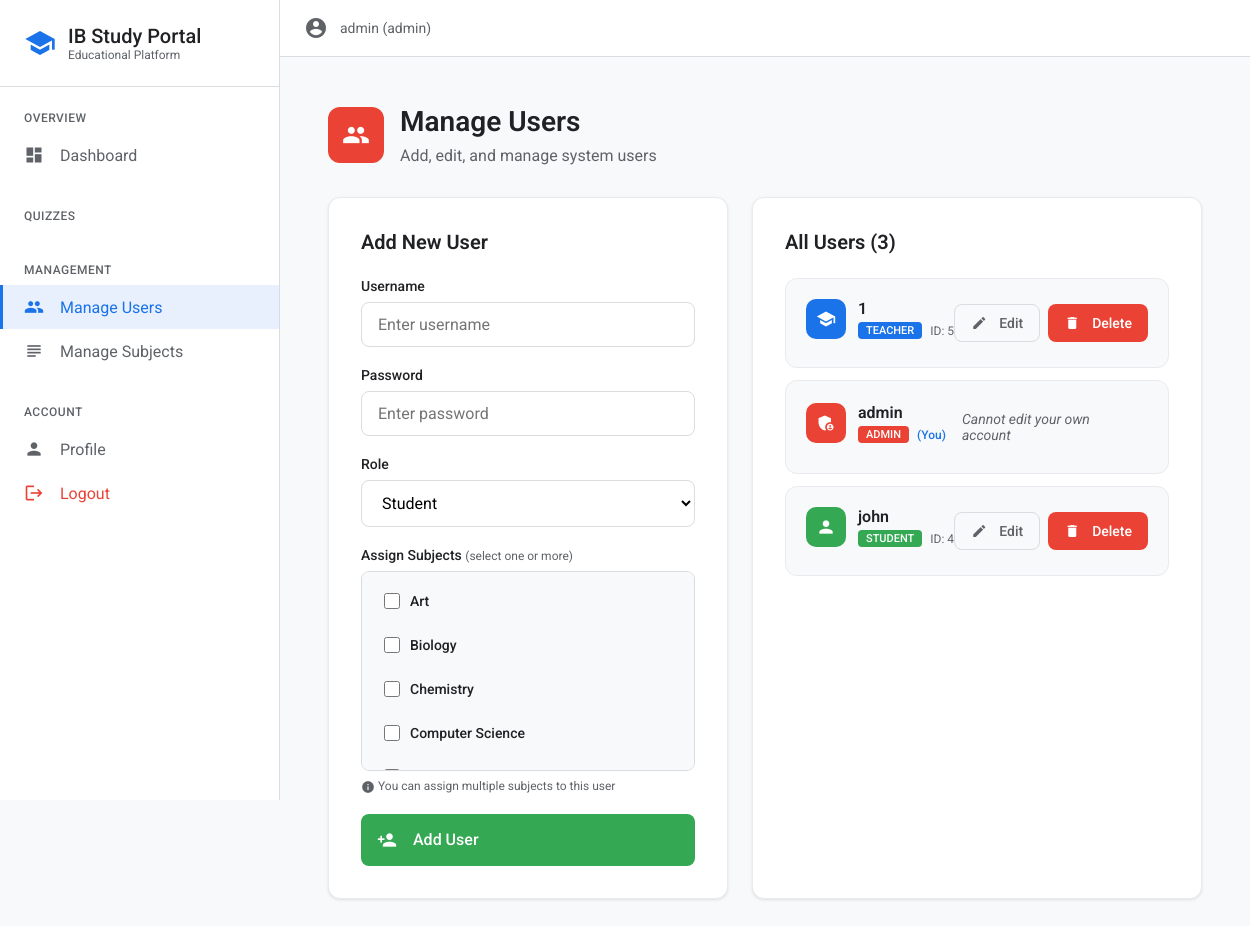
Page /admin (signed in) on the earlier database version.
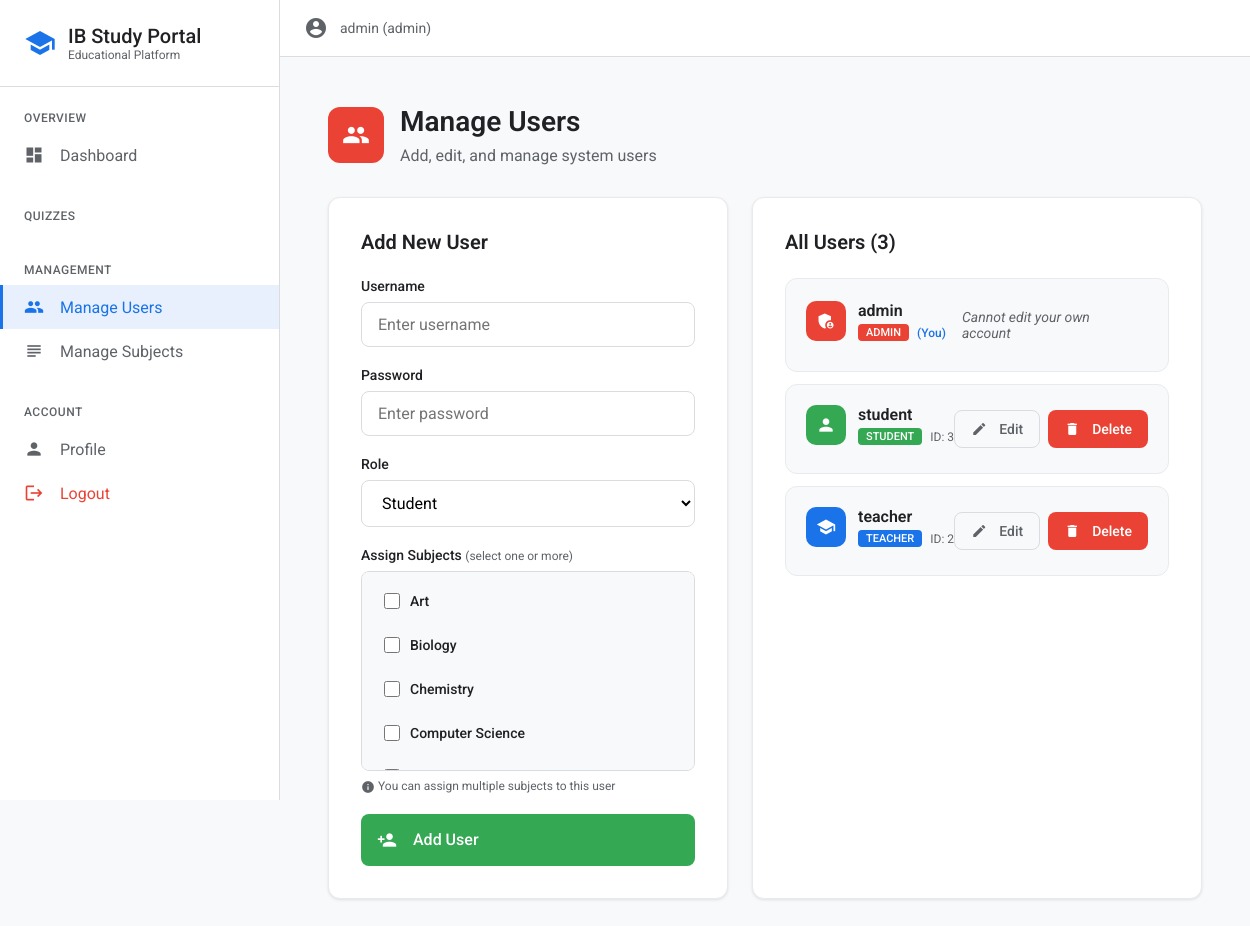
Same page on the later database version.
### tables this page shows
CREATE TABLE subjects (id INTEGER PRIMARY KEY AUTOINCREMENT,name TEXT UNIQUE NOT NULL);

CREATE TABLE users (id INTEGER PRIMARY KEY AUTOINCREMENT,username TEXT UNIQUE NOT NULL,password_hash TEXT NOT NULL,role TEXT NOT NULL DEFAULT 'student');

### auth.py (the view)
	def wrapper(*args,**kwargs):
		if 'user_id' not in session:
			flash('Login required','error')
			return redirect(url_for('login'))
		if session.get('role')!='admin':
			flash('Only admin can access this','error')
			return redirect(url_for('login'))
		return f(*args,**kwargs)

### app.py (called while the page is built, shortened)
@app.route('/admin',methods=['GET','POST'])
@admin_required
def admin():
	users,subjects=get_all_users(),get_subjects()
	return render_template('admin.html',users=users,all_subjects=subjects)

### auth.py (called while the page is built)
def admin_required(f):
	def wrapper(*args,**kwargs):
		if 'user_id' not in session:
			flash('Login required','error')
			return redirect(url_for('login'))
		if session.get('role')!='admin':
			flash('Only admin can access this','error')
			return redirect(url_for('login'))
		return f(*args,**kwargs)
	wrapper.__name__=f.__name__
	return wrapper

### db.py (called while the page is built)
def get_db_connection():return sqlite3.connect(DATABASE)

def get_all_users():
	conn=get_db_connection()
	cursor=conn.cursor()
	cursor.execute('SELECT id, username, role FROM users ORDER BY username')
	users=[{'id':row[0],'username':row[1],'role':row[2]} for row in cursor.fetchall()]
	conn.close()
	return users

def get_subjects():
	conn=get_db_connection()
	cursor=conn.cursor()
	cursor.execute('SELECT * FROM subjects ORDER BY name')
	subjects=[{'id':row[0],'name':row[1]} for row in cursor.fetchall()]
	conn.close()
	return subjects

### templates/admin.html (shortened to what this page needs)
{% extends "base.html" %}
{% block content %}
<div style="max-width: 1400px; margin: 0 auto; padding: 24px;">
    <div style="display: flex; align-items: center; gap: 16px; margin-bottom: 32px;">
        <div style="width: 56px; height: 56px; background: #ea4335; border-radius: 12px; display: flex; align-items: center; justify-content: center;">
            <span class="material-icons" style="font-size: 28px; color: white;">people</span>
        </div>
        <div>
            <h1 style="margin: 0 0 8px 0; font-size: 28px; font-weight: 600; color: #202124;">Manage Users</h1>
            <p style="margin: 0; color: #5f6368; font-size: 16px;">Add, edit, and manage system users</p>
        </div>
    </div>
    <div style="display: grid; grid-template-columns: 400px 1fr; gap: 24px;">
        <div style="background: white; padding: 32px; border-radius: 12px; border: 1px solid #e8eaed; box-shadow: 0 1px 3px rgba(0,0,0,0.1); height: fit-content;">
            <h2 style="margin: 0 0 24px 0; font-size: 20px; font-weight: 600; color: #202124;">Add New User</h2>
            <form method="POST" action="{{ url_for('admin') }}" style="display: flex; flex-direction: column; gap: 20px;">
                <div>
                    <label style="display: block; font-weight: 500; margin-bottom: 8px; color: #202124; font-size: 14px;">Username</label>
                    <input type="text" name="username" required placeholder="Enter username" class="google-input">
                </div>
                <div>
                    <label style="display: block; font-weight: 500; margin-bottom: 8px; color: #202124; font-size: 14px;">Password</label>
                    <input type="password" name="password" required placeholder="Enter password" class="google-input">
                </div>
                <div>
                    <label style="display: block; font-weight: 500; margin-bottom: 8px; color: #202124; font-size: 14px;">Role</label>
                    <select name="role" id="roleSelect" class="google-input">
                        <option value="student">Student</option>
                    </select>
                </div>
                <div id="subjectsSection" style="display: block;">
                    <label style="display: block; font-weight: 500; margin-bottom: 8px; color: #202124; font-size: 14px;">
                        Assign Subjects
                        <span style="color: #5f6368; font-weight: 400; font-size: 12px;">(select one or more)</span>
                    </label>
                    <div style="max-height: 200px; overflow-y: auto; border: 1px solid #dadce0; border-radius: 8px; padding: 12px; background: #f8f9fa;">
                        {% if all_subjects %}
                            {% for subject in all_subjects %}
                                <label style="display: flex; align-items: center; margin-bottom: 10px; cursor: pointer; padding: 6px; border-radius: 6px; transition: background 0.2s;" onmouseover="this.style.background='#e8f0fe'" onmouseout="this.style.background='transparent'">
                                    <input type="checkbox" name="subject_ids" value="{{ subject.id }}" style="margin-right: 10px; width: 16px; height: 16px; cursor: pointer;">
                                    <span style="color: #202124; font-size: 14px; font-weight: 500;">{{ subject.name }}</span>
                                </label>
                            {% endfor %}
                        {% else %}
                            <p style="color: #5f6368; font-size: 13px; margin: 8px 0; font-style: italic;">No subjects available. Create subjects first in Manage Subjects.</p>
                        {% endif %}
                    </div>
                    <p style="margin: 8px 0 0 0; color: #5f6368; font-size: 12px;">
                        <span class="material-icons" style="font-size: 14px; vertical-align: middle;">info</span>
                        You can assign multiple subjects to this user
                    </p>
                </div>
                <button type="submit" class="google-button" style="width: 100%; padding: 16px; font-size: 16px; background: #34a853;">
                    <span class="material-icons" style="font-size: 20px; margin-right: 8px;">person_add</span>
                    Add User
                </button>
            </form>
        </div>
        <div style="background: white; padding: 32px; border-radius: 12px; border: 1px solid #e8eaed; box-shadow: 0 1px 3px rgba(0,0,0,0.1);">
            <h2 style="margin: 0 0 24px 0; font-size: 20px; font-weight: 600; color: #202124;">All Users ({{ users|length }})</h2>
            <div style="display: flex; flex-direction: column; gap: 12px; max-height: 600px; overflow-y: auto;">
                {% for user in users %}
                    <div style="background: #f8f9fa; border: 1px solid #e8eaed; border-radius: 12px; padding: 20px; display: flex; justify-content: space-between; align-items: center; transition: all 0.2s ease;" onmouseover="this.style.background='#e8f0fe'" onmouseout="this.style.background='#f8f9fa'">
                        <div style="flex: 1;">
                            <div style="display: flex; align-items: center; gap: 12px; margin-bottom: 8px;">
                                <div style="width: 40px; height: 40px; background: {% if user.role == 'admin' %}#ea4335{% elif user.role == 'teacher' %}#1a73e8{% else %}#34a853{% endif %}; border-radius: 10px; display: flex; align-items: center; justify-content: center;">
                                    <span class="material-icons" style="font-size: 20px; color: white;">
                                    </span>
                                </div>
                                <div>
                                    <span style="color: #202124; font-weight: 600; font-size: 16px;">{{ user.username }}</span>
                                    <div style="display: flex; align-items: center; gap: 8px; margin-top: 4px;">
                                        <span style="background: {% if user.role == 'admin' %}#ea4335{% elif user.role == 'teacher' %}#1a73e8{% else %}#34a853{% endif %}; color: white; padding: 2px 8px; border-radius: 4px; font-size: 11px; font-weight: 500; text-transform: uppercase;">
                                            {{ user.role }}
                                        </span>
                                        {% if user.id != session.user_id %}
                                        <span style="color: #5f6368; font-size: 12px;">ID: {{ user.id }}</span>
                                        {% else %}
                                        <span style="color: #1a73e8; font-size: 12px; font-weight: 500;">(You)</span>
                                        {% endif %}
                                    </div>
                                </div>
                            </div>
                        </div>
                        <div style="display: flex; gap: 8px;">
                            {% if user.id != session.user_id %}
                                <a href="{{ url_for('edit_user', user_id=user.id) }}"
                                   class="google-button secondary" style="padding: 10px 16px; font-size: 14px; text-decoration: none;">
                                    <span class="material-icons" style="font-size: 16px; margin-right: 4px;">edit</span>
                                    Edit
                                </a>
                                <a href="{{ url_for('delete_user_route', user_id=user.id) }}"
                                   class="google-button" style="background: #ea4335; padding: 10px 16px; font-size: 14px; text-decoration: none;"
                                   onclick="return confirm('Are you sure you want to delete user {{ user.username }}? This action cannot be undone.')">
                                    <span class="material-icons" style="font-size: 16px; margin-right: 4px;">delete</span>
                                    Delete
                                </a>
                            {% else %}
                                <span style="color: #5f6368; font-size: 14px; padding: 10px 16px; font-style: italic;">Cannot edit your own account</span>
                            {% endif %}
                        </div>
                    </div>
                {% endfor %}
            </div>
        </div>
    </div>
</div>
{% endblock %}

### templates/base.html (shortened to what this page needs)
<!DOCTYPE html>
<html lang="en">
<head>
</head>
<body>
    <div class="app-layout">
        <nav class="sidebar" id="sidebar">
            <div class="sidebar-header">
                <span class="material-icons" style="color: #1a73e8; font-size: 32px;">school</span>
                <div>
                    <h1 style="margin: 0; font-size: 20px; font-weight: 500; color: #202124;">IB Study Portal</h1>
                    <p style="margin: 0; font-size: 12px; color: #5f6368;">Educational Platform</p>
                </div>
            </div>
            <div class="sidebar-nav">
                {% if session.user_id %}
                    {% if session.role == 'admin' %}
                    <div class="nav-section">
                        <div class="nav-section-title">Overview</div>
                        <a href="{{ url_for('admin_dashboard') }}" class="nav-item">
                            <span class="material-icons nav-item-icon">dashboard</span>
                            Dashboard
                        </a>
                    </div>
                    {% endif %}
                    <div class="nav-section">
                        <div class="nav-section-title">Quizzes</div>
                    </div>
                    {% if session.role in ['admin', 'teacher'] %}
                    <div class="nav-section">
                        <div class="nav-section-title">{% if session.role == 'admin' %}Management{% else %}Analytics{% endif %}</div>
                        {% if session.role == 'admin' %}
                        <a href="{{ url_for('admin') }}" class="nav-item">
                            <span class="material-icons nav-item-icon">people</span>
                            Manage Users
                        </a>
                        <a href="{{ url_for('manage_subjects') }}" class="nav-item">
                            <span class="material-icons nav-item-icon">subject</span>
                            Manage Subjects
                        </a>
                        {% endif %}
                    </div>
                    {% endif %}
                    <div class="nav-section">
                        <div class="nav-section-title">Account</div>
                        <a href="{{ url_for('profile') }}" class="nav-item">
                            <span class="material-icons nav-item-icon">person</span>
                            Profile
                        </a>
                        <a href="{{ url_for('logout') }}" class="nav-item" style="color: #ea4335;">
                            <span class="material-icons nav-item-icon">logout</span>
                            Logout
                        </a>
                    </div>
                {% endif %}
            </div>
        </nav>
        <main class="main-content">
            <div class="content-header">
                {% if session.user_id %}
                <div style="display: flex; align-items: center; gap: 12px;">
                    <span class="material-icons" style="color: #5f6368;">account_circle</span>
                    <span style="color: #5f6368; font-size: 14px;">{{ session.username }} ({{ session.role }})</span>
                </div>
                {% endif %}
            </div>
            <div class="content-body">
                {% block content %}{% endblock %}
            </div>
        </main>
    </div>
</body>
</html>

### templates/base.html (style rules this page uses)
* { font-family: 'Roboto', sans-serif; box-sizing: border-box; }
body { margin: 0; padding: 0; background: #f8f9fa; color: #202124; overflow-x: hidden; }
.material-icons { font-family: 'Material Icons'; font-weight: normal; font-style: normal; font-size: 24px; line-height: 1; letter-spacing: normal; text-transform: none; display: inline-block; white-space: nowrap; word-wrap: normal; direction: ltr; }
.google-button { background: #1a73e8; color: white; border: none; border-radius: 8px; padding: 12px 20px; font-size: 14px; font-weight: 500; cursor: pointer; transition: all 0.2s ease; display: inline-flex; align-items: center; gap: 8px; text-decoration: none; }
.google-button.secondary { background: #f8f9fa; color: #5f6368; border: 1px solid #dadce0; }
.google-input { border: 1px solid #dadce0; border-radius: 8px; padding: 12px 16px; font-size: 16px; width: 100%; transition: all 0.2s ease; background: #ffffff; }
.app-layout { display: flex; min-height: 100vh; }
.sidebar { width: 280px; background: #ffffff; border-right: 1px solid #dadce0; display: flex; flex-direction: column; position: fixed; height: 100vh; left: 0; top: 0; z-index: 1000; transition: transform 0.3s cubic-bezier(0.4, 0.0, 0.2, 1); overflow-y: auto; }
.sidebar-header { padding: 24px; border-bottom: 1px solid #dadce0; display: flex; align-items: center; gap: 12px; }
.sidebar-nav { flex: 1; padding: 16px 0; }
.nav-section { margin-bottom: 24px; }
.nav-section-title { padding: 8px 24px; font-size: 12px; font-weight: 500; color: #5f6368; text-transform: uppercase; letter-spacing: 0.5px; }
.nav-item { display: flex; align-items: center; padding: 12px 24px; color: #5f6368; text-decoration: none; transition: all 0.2s cubic-bezier(0.4, 0.0, 0.2, 1); position: relative; }
.nav-item.active { background: #e8f0fe; color: #1a73e8; }
.nav-item.active::before { content: ''; position: absolute; left: 0; top: 0; bottom: 0; width: 3px; background: #1a73e8; }
.nav-item-icon { margin-right: 16px; font-size: 20px; }
.main-content { flex: 1; margin-left: 280px; min-height: 100vh; background: #f8f9fa; transition: margin-left 0.3s cubic-bezier(0.4, 0.0, 0.2, 1); }
.content-header { background: #ffffff; border-bottom: 1px solid #dadce0; padding: 16px 24px; display: flex; align-items: center; justify-content: between; position: sticky; top: 0; z-index: 100; }
.content-body { padding: 24px; }
.ripple { position: relative; overflow: hidden; }
.ripple::before { content: ''; position: absolute; top: 50%; left: 50%; width: 0; height: 0; border-radius: 50%; background: rgba(255,255,255,0.3); transform: translate(-50%, -50%); transition: width 0.6s, height 0.6s; }

Differences in the rows shown:
removed users: username "1", role "TEACHER", id "5"
removed users: username "john", role "STUDENT", id "4"
added users: username "student", role "STUDENT", id "3"
added users: username "teacher", role "TEACHER", id "2"
